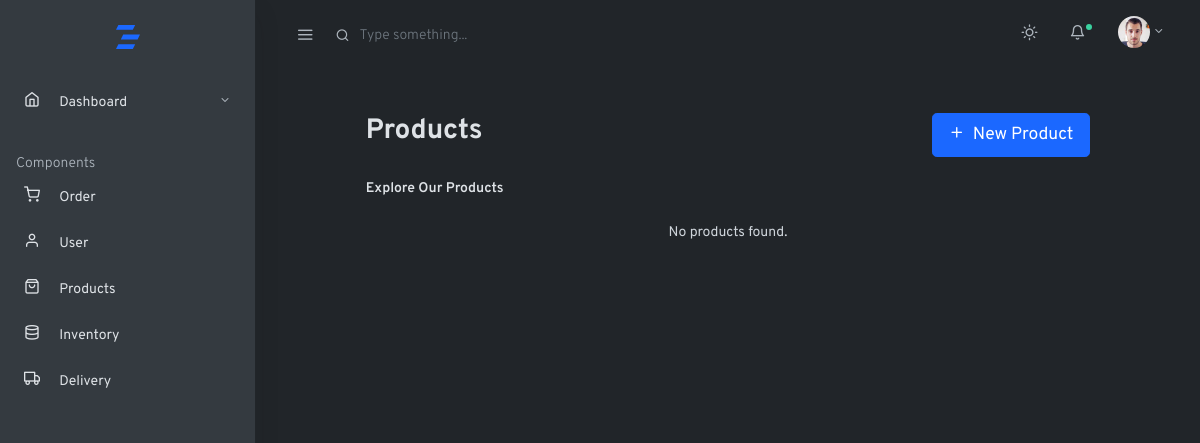
The app's page /admin/dark/files-list.php, older data.
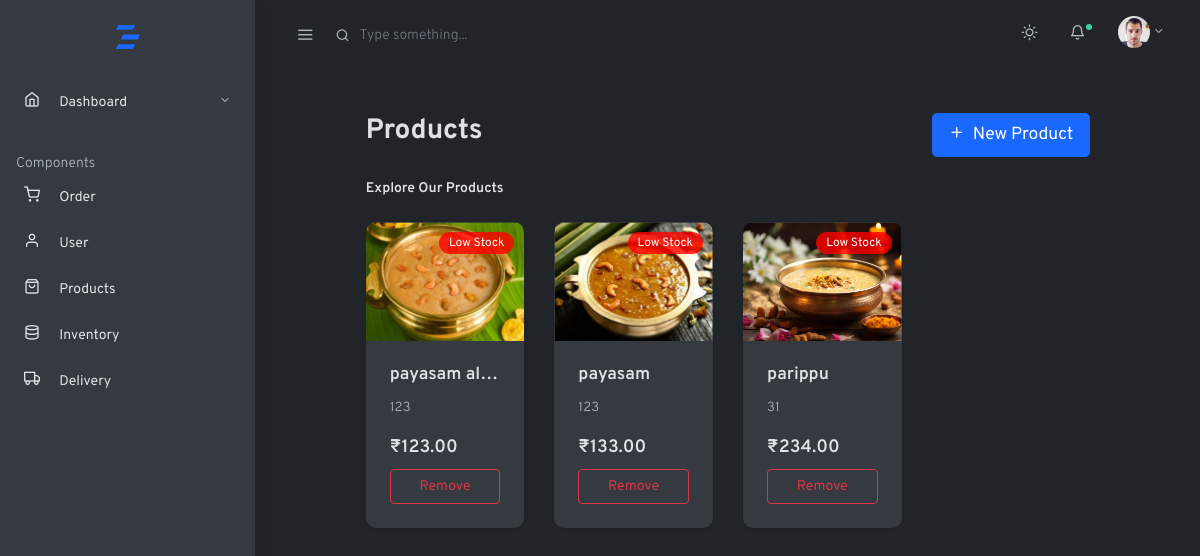
The same page, newer data.
### tables this page shows
CREATE TABLE `product_table` (
  `pid` int(100) NOT NULL,
  `pname` varchar(100) NOT NULL,
  `pphoto` varchar(255) NOT NULL,
  `pdescription` varchar(100) NOT NULL,
  `pprice` varchar(100) NOT NULL,
  `current_stock` varchar(255) NOT NULL
);

### admin/dark/files-list.php (the view, shortened to what the changed rows need)
<!doctype html>
<html lang="en">
<head>
  <link rel="stylesheet" href="css/simplebar.css">
  <link rel="stylesheet" href="css/feather.css">
  <link rel="stylesheet" href="css/daterangepicker.css">
  <link rel="stylesheet" href="css/app-light.css" id="lightTheme" disabled>
  <link rel="stylesheet" href="css/app-dark.css" id="darkTheme">
</head>
<body class="vertical  dark  ">
  <div class="wrapper">
    <?php
include '../../php/db_withcon.php';
$sql = "SELECT pid, pname, pphoto, pdescription, pprice, current_stock FROM product_table";
$result = $conn->query($sql);
?>
<main role="main" class="main-content">
  <div class="container-fluid">
    <div class="row justify-content-center">
      <div class="col-12 col-lg-10">
        <div class="row align-items-center my-4">
          <div class="col">
            <h2 class="page-title">Products</h2>
          </div>
        </div>
        <div class="row">
          <?php if ($result->num_rows > 0): ?>
            <?php while ($row = $result->fetch_assoc()): ?>
              <div class="col-12 col-sm-6 col-md-4 col-lg-3 mb-4">
                <div class="card product-card h-100 border-0 shadow-sm">
                  <div class="card-img-wrapper ratio-4-3 position-relative">
                    <img src="<?php echo htmlspecialchars($row['pphoto']); ?>"
                         alt="<?php echo htmlspecialchars($row['pname']); ?>"
                         class="card-img-top" loading="lazy">
                    <?php if ($row['current_stock'] <= 5): ?>
                      <span class="badge badge-danger position-absolute stock-badge">Low Stock</span>
                    <?php endif; ?>
                  </div>
                  <div class="card-body d-flex flex-column p-4">
                    <h5 class="card-title text-truncate"><?php echo htmlspecialchars($row['pname']); ?></h5>
                    <p class="card-text text-muted small mb-3 text-truncate-2">
                      <?php echo htmlspecialchars($row['pdescription']); ?>
                    </p>
                    <div class="mt-auto">
                      <p class="price mb-2">
                        <strong>₹<?php echo number_format($row['pprice'], 2); ?></strong>
                      </p>
                      <a href="#" class="btn btn-outline-danger btn-block remove-product" data-id="<?php echo $row['pid']; ?>">Remove</a>
                    </div>
                  </div>
                </div>
              </div>
            <?php endwhile; ?>
          <?php else: ?>
            <p class="text-center w-100">No products found.</p>
          <?php endif; ?>
        </div>
      </div>
    </div>
  </div>
</main>
  </div>
</body>
</html>

Row changes from the older to the newer data that the page shows:
added product_table: pphoto (picture), current_stock "Low Stock", pname "payasam al…", pdescription "123", pprice "123.00"
added product_table: pphoto (picture), current_stock "Low Stock", pname "payasam", pdescription "123", pprice "133.00"
added product_table: pphoto (picture), current_stock "Low Stock", pname "parippu", pdescription "31", pprice "234.00"
Text that changed along with them:
text no longer shown: "No products found."
